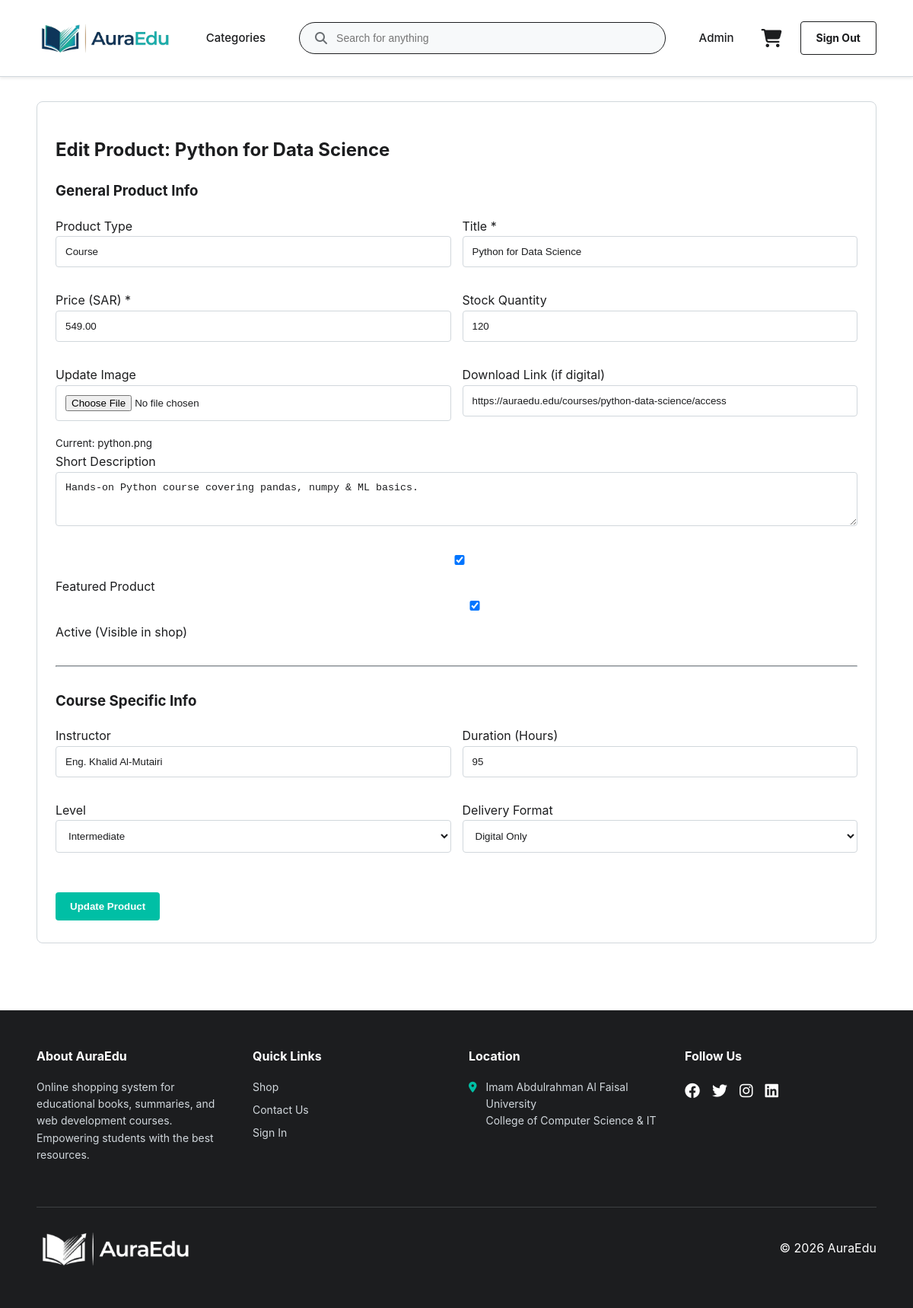
Screenshot of /admin_edit_product.php?id=9 (signed in) with the database file from the repository.
### tables this page shows
CREATE TABLE `products` (
  `product_id` int(11) NOT NULL,
  `product_type` enum('book','course') NOT NULL,
  `title` varchar(220) NOT NULL,
  `price_sar` decimal(10,2) NOT NULL,
  `short_description` text DEFAULT NULL,
  `product_image` varchar(255) NOT NULL DEFAULT 'no-image.jpg',
  `stock_qty` int(11) NOT NULL DEFAULT 0,
  `discount_percentage` decimal(5,2) DEFAULT 0.00,
  `is_featured` tinyint(1) DEFAULT 0,
  `is_active` tinyint(1) NOT NULL DEFAULT 1,
  `download_link` varchar(255) DEFAULT NULL,
  `created_at` timestamp NOT NULL DEFAULT current_timestamp(),
  `updated_at` timestamp NOT NULL DEFAULT current_timestamp() ON UPDATE current_timestamp()
);

CREATE TABLE `courses` (
  `product_id` int(11) NOT NULL,
  `instructor` varchar(180) NOT NULL,
  `duration_hours` int(11) DEFAULT NULL,
  `level` enum('beginner','intermediate','advanced') DEFAULT 'beginner',
  `access_duration` varchar(50) DEFAULT 'Lifetime',
  `delivery_format` enum('digital') NOT NULL DEFAULT 'digital'
);

### src/bootstrap.php (called while the page is built, shortened)
<?php
function h(string $value): string
{
    return htmlspecialchars($value, ENT_QUOTES, 'UTF-8');
}

### public/admin_edit_product.php (the view, shortened to what this page needs)
<?php
require_once __DIR__ . '/../src/bootstrap.php';
$productId = (int) ($_GET['id'] ?? $_POST['id'] ?? 0);
$stmt = mysqli_prepare($conn, "SELECT * FROM products WHERE product_id = ?");
mysqli_stmt_bind_param($stmt, 'i', $productId);
mysqli_stmt_execute($stmt);
$prodResult = mysqli_stmt_get_result($stmt);
$product = mysqli_fetch_assoc($prodResult);
$type = $product['product_type'];
$subData = [];
if ($type === 'book') {
    $stmtB = mysqli_prepare($conn, "SELECT * FROM books WHERE product_id = ?");
    mysqli_stmt_bind_param($stmtB, 'i', $productId);
    mysqli_stmt_execute($stmtB);
    $subData = mysqli_fetch_assoc(mysqli_stmt_get_result($stmtB)) ?: [];
    mysqli_stmt_close($stmtB);
} elseif ($type === 'course') {
    $stmtC = mysqli_prepare($conn, "SELECT * FROM courses WHERE product_id = ?");
    mysqli_stmt_bind_param($stmtC, 'i', $productId);
    mysqli_stmt_execute($stmtC);
    $subData = mysqli_fetch_assoc(mysqli_stmt_get_result($stmtC)) ?: [];
}
require_once __DIR__ . '/includes/header.php';
?>
<section class="card">
  <h2>Edit Product: <?php echo h($product['title']); ?></h2>
  <form method="post" action="admin_edit_product.php?id=<?php echo $productId; ?>" enctype="multipart/form-data">
    <h3>General Product Info</h3>
    <div style="display: grid; grid-template-columns: 1fr 1fr; gap: 15px;">
      <div>
        <label>Product Type</label>
        <input type="text" value="<?php echo h(ucfirst($type)); ?>" disabled style="background: var(--surface);">
      </div>
      <div>
        <label for="title">Title *</label>
        <input id="title" name="title" type="text" value="<?php echo h($product['title']); ?>" required>
      </div>
      <div>
        <label for="price_sar">Price (SAR) *</label>
        <input id="price_sar" name="price_sar" type="number" min="0" step="0.01" value="<?php echo h((string)$product['price_sar']); ?>" required>
      </div>
      <div>
        <label for="stock_qty">Stock Quantity</label>
        <input id="stock_qty" name="stock_qty" type="number" min="0" value="<?php echo (int)$product['stock_qty']; ?>">
      </div>
      <div>
        <label for="product_image">Update Image</label>
        <input type="file" id="product_image" name="product_image" accept="image/*">
        <small>Current: <?php echo h($product['product_image']); ?></small>
      </div>
      <div>
        <label for="download_link">Download Link (if digital)</label>
        <input id="download_link" name="download_link" type="url" value="<?php echo h($product['download_link'] ?? ''); ?>" placeholder="https://...">
      </div>
    </div>
    <label for="short_description">Short Description</label>
    <textarea id="short_description" name="short_description" rows="3"><?php echo h($product['short_description'] ?? ''); ?></textarea>
    <div style="margin-top: 10px;">
      <label><input type="checkbox" name="is_featured" value="1" <?php if($product['is_featured']) echo 'checked'; ?>> Featured Product</label>
      <label style="margin-left: 20px;"><input type="checkbox" name="is_active" value="1" <?php if($product['is_active']) echo 'checked'; ?>> Active (Visible in shop)</label>
    </div>
    <hr style="margin: 30px 0; border-color: var(--border);">
    <?php if ($type === 'book'): ?>
      <h3>Book Specific Info</h3>
      <div style="display: grid; grid-template-columns: 1fr 1fr; gap: 15px;">
        <div>
          <label for="author">Author</label>
          <input id="author" name="author" type="text" value="<?php echo h($subData['author'] ?? ''); ?>">
        </div>
        <div>
          <label for="publisher">Publisher / Provider</label>
          <input id="publisher" name="publisher" type="text" value="<?php echo h($subData['publisher_provider'] ?? ''); ?>">
        </div>
        <div>
          <label for="year">Publication Year</label>
          <input id="year" name="year" type="number" min="1900" max="2100" value="<?php echo h((string)($subData['publication_year'] ?? '')); ?>">
        </div>
        <div>
          <label for="pages">Pages Count</label>
          <input id="pages" name="pages" type="number" min="1" value="<?php echo h((string)($subData['pages_count'] ?? '')); ?>">
        </div>
        <div>
          <label for="book_format">Book Format</label>
          <select id="book_format" name="book_format">
            <option value="hard_copy" <?php if(($subData['book_format'] ?? '') === 'hard_copy') echo 'selected'; ?>>Hard Copy</option>
            <option value="soft_copy" <?php if(($subData['book_format'] ?? '') === 'soft_copy') echo 'selected'; ?>>Soft Copy</option>
          </select>
        </div>
        <div>
          <label for="delivery_format">Delivery Format</label>
          <select id="delivery_format" name="delivery_format">
            <option value="physical" <?php if(($subData['delivery_format'] ?? '') === 'physical') echo 'selected'; ?>>Physical</option>
            <option value="digital" <?php if(($subData['delivery_format'] ?? '') === 'digital') echo 'selected'; ?>>Digital</option>
          </select>
        </div>
      </div>
    <?php elseif ($type === 'course'): ?>
      <h3>Course Specific Info</h3>
      <div style="display: grid; grid-template-columns: 1fr 1fr; gap: 15px;">
        <div>
          <label for="instructor">Instructor</label>
          <input id="instructor" name="instructor" type="text" value="<?php echo h($subData['instructor'] ?? ''); ?>">
        </div>
        <div>
          <label for="duration">Duration (Hours)</label>
          <input id="duration" name="duration" type="number" min="1" value="<?php echo h((string)($subData['duration_hours'] ?? '')); ?>">
        </div>
        <div>
          <label for="level">Level</label>
          <select id="level" name="level">
            <option value="intermediate" <?php if(($subData['level'] ?? '') === 'intermediate') echo 'selected'; ?>>Intermediate</option>
          </select>
        </div>
        <div>
          <label for="course_delivery_format">Delivery Format</label>
          <select id="course_delivery_format" name="course_delivery_format">
            <option value="digital" <?php if(($subData['delivery_format'] ?? '') === 'digital') echo 'selected'; ?>>Digital Only</option>
          </select>
        </div>
      </div>
    <?php endif; ?>
    <div style="margin-top: 30px;">
      <button class="btn" type="submit">Update Product</button>
      <a href="admin_dashboard.php" class="btn" style="background: var(--surface);">Cancel</a>
    </div>
  </form>
</section>
<?php require_once __DIR__ . '/includes/footer.php'; ?>

### public/assets/css/style.css (style rules this page uses)
:root { --primary: #00bfa5; --secondary: #1c1d1f; --accent: #d4a017; --bg: #ffffff; --surface: #ffffff; --border: #d1d7dc; --text: #1c1d1f; --muted: #6a6f73; --shadow: 0 2px 4px rgba(0,0,0,0.08), 0 4px 12px rgba(0,0,0,0.08); }
* { box-sizing: border-box; }
body { margin: 0; background: var(--bg); color: var(--text); font-family: 'SF Pro Text', -apple-system, BlinkMacSystemFont, Roboto, 'Segoe UI', Helvetica, Arial, sans-serif, 'Apple Color Emoji', 'Segoe UI Emoji', 'Segoe UI Symbol'; line-height: 1.6; }
.card { background: var(--surface); border: 1px solid var(--border); border-radius: 8px; padding: 24px; margin-bottom: 24px; }
.btn { display: inline-block; background: var(--primary); color: #ffffff; border: 1px solid transparent; border-radius: 4px; padding: 10px 18px; text-decoration: none; font-weight: bold; cursor: pointer; text-align: center; transition: background-color 0.2s; }
input, select, textarea { width: 100%; padding: 12px; background: #ffffff; border: 1px solid var(--border); color: var(--text); border-radius: 4px; margin-bottom: 16px; }
:root { --pd-primary: #00b8a9; --pd-accent: #ffd700; --pd-text: #1c1d1f; --pd-light: #f8f9fa; --pd-border: #d1d7dc; }

### rows the page displays
products: title "Python for Data Science", product_type "Course", price_sar "549.00", stock_qty "120", product_image "python.png", download_link "https://auraedu.edu/courses/python-data-science/access", short_description "Hands-on Python course covering pandas, numpy & ML basics.", is_featured "☑", is_active "☑"
courses: instructor "Eng. Khalid Al-Mutairi", duration "95", level "Intermediate", course_delivery_format "Digital Only"
